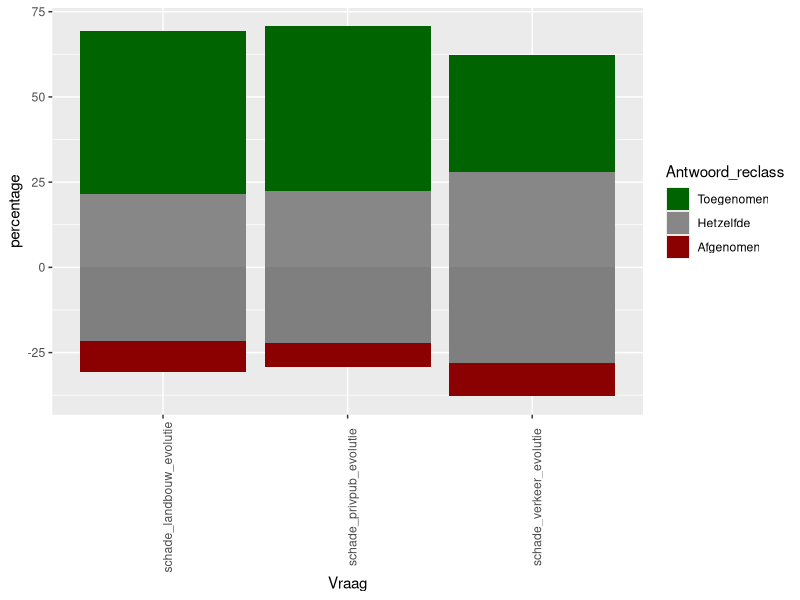

Generate this figure with R:
## ---- chunk 1
library(tidyverse)
library(ggplot2)
## ---- chunk 2
Data_inschatting <- read.csv("./dashboard/input/maatschappelijke_draagkracht/Data_inschatting.csv")
## ---- chunk 3
verkeer_inschatting <- Data_inschatting %>%
  filter(Vraag != "populatie_evolutie")


verkeer_inschatting$Antwoord_reclass <- factor(verkeer_inschatting$Antwoord_reclass , 
                                    levels = c('Toegenomen', 'Hetzelfde', 'Afgenomen', 'Hetzelfde '))

cols <- c("Toegenomen" = "darkgreen", "Hetzelfde" = "gray53", "Afgenomen" = "darkred", "Hetzelfde" = "gray53")
#Kleuren mogen worden aangepast, het is gewoon belangrijk dat beide neutraal factors dezelfde kleur hebben

plot_inschatting <- ggplot(data = verkeer_inschatting,
                                        aes(x = Vraag,
                                            y = percentage,
                                            fill = Antwoord_reclass),
                                        order = as.numeric(volgorde)) +
                                  geom_bar(stat = "identity", 
                                           position = "stack") +
  theme(axis.text.x = element_text(angle = 90)) +
  scale_fill_manual(values = cols)

plot_inschatting
